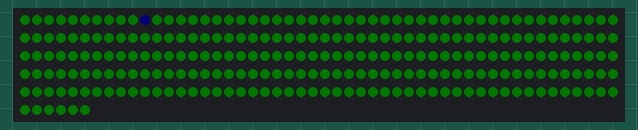
Recording of a program running on a simulated Raspberry Pi (BCM pin numbers). Shown: 256 RGB LEDs in strip order, left to right, continuing on the next row. Dim RGB values are drawn brighter than linear. At 15.3 s the program stops and its outputs stay as they are.

Above: at 0.1 s.
At 8.13 s:
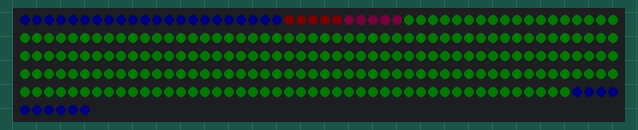

The program:

OneStripNeopixel.py
```python
#include all neccessary packages to get LEDs to work with Raspberry Pi
import time
import board
import neopixel

#Initialise a strips variable, provide the GPIO Data Pin
#utilised and the amount of LED Nodes on strip and brightness (0 to 1 value)
pixels1 = neopixel.NeoPixel(board.D18, 256, brightness=0.01)

#Also create an arbitary count variable
x=0

#Focusing on a particular strip, use the command Fill to make it all a single colour
#based on decimal code R, G, B. Number can be anything from 255 - 0. Use a RGB Colour
#Code Chart Website to quickly identify a desired fill colour.
pixels1.fill((0, 220, 0))

#Below demonstrates how to individual address a colour to a LED Node, in this case
#LED Node 10 and colour Blue was selected
pixels1[10] = (0, 20, 255)

#Sleep for three seconds, You should now have all LEDs showing light with the first node
#Showing a different colour
time.sleep(4)

#Little Light slider script, it will produce a nice loading bar effect all the way up
#and then all the way back
#This was created using a While Loop taking advantage of that arbitary variable to determine
#which LED Node we will taget/index with a different colour

#Below will loop until variabe x has value 35
while x<35:

    pixels1[x] = (255, 0, 0)
    pixels1[x-5] = (255, 0, 100)
    pixels1[x-10] = (0, 0, 255)
    #Add 1 to the counter
    x=x+1
    #Add a small time pause which will translate to 'smoothly' changing colour
    time.sleep(0.05)

#below section is the same process as above loop just in reverse
while x>-15:
    pixels1[x] = (255, 0, 0)
    pixels1[x+5] = (255, 0, 100)
    pixels1[x+10] = (0, 255, 0)
    x=x-1
    time.sleep(0.05)

#Add a brief time delay to appreciate what has happened
time.sleep(4)

#Complete the script by returning all the LED to off
pixels1.fill((0, 0, 0))
```
